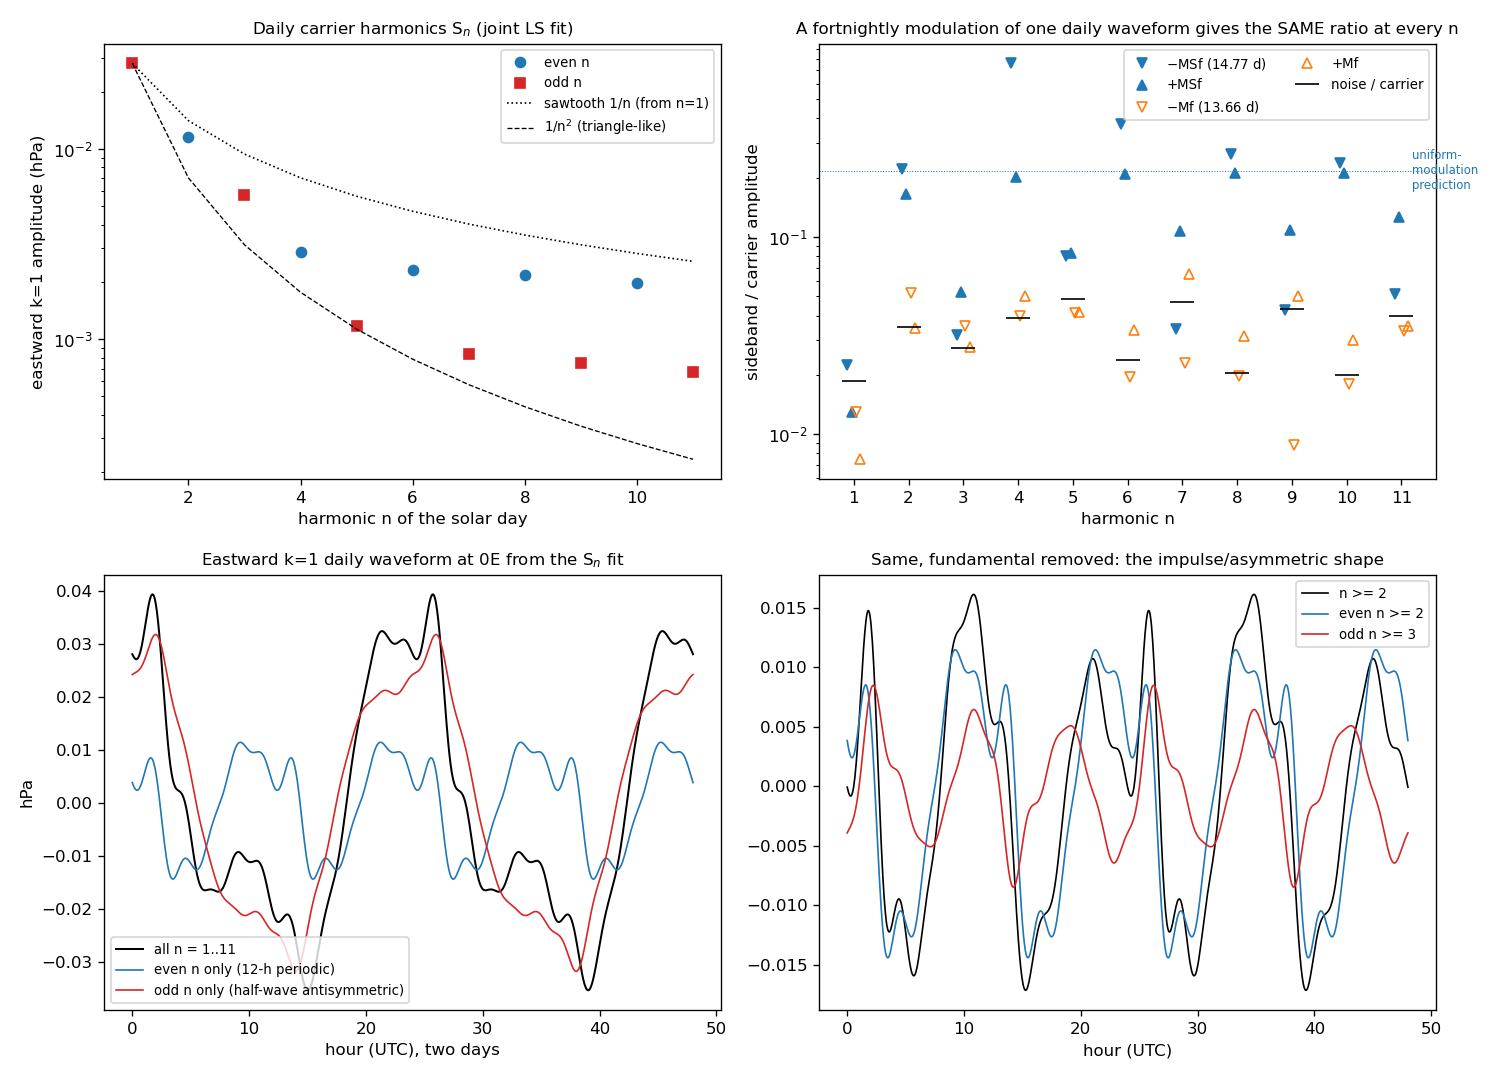

Write the Python code that produced this figure.
"""Test of the "asymmetric (sawtooth) daily carrier" reading of the even-harmonic sidebands (2026-10-26).
Claim (geoenergymath.com/the-just-so-story-narrative/): double sidebands at the 13.66 d fortnight appear only about
the EVEN harmonics of the daily tide, the daily waves having "an asymmetric sawtooth impulse character", perhaps
a "1/2 day (semi-diurnal) modulation".

If one daily waveform g(t) (harmonics S_n) is multiplied by a fortnightly factor (1 + m cos W t), every harmonic gets
the SAME pair of sidebands, each of relative amplitude m/2, odd or even, whatever the shape of g (sawtooth or not).
So the test is the sideband/carrier amplitude ratio as a function of n, and whether the two sidebands are equal.

Method: joint least-squares fit to the eastward k=1 coefficient c(t) (from wn1_spectrum.py, wn1_coef.npy) of complex
lines at S_n (n = 1..11), their annual/semiannual neighbours S_n +/- h, 2h, and the sidebands S_n +/- Mf and
S_n +/- MSf, plus O1/Q1/OO1. Noise per line = rms amplitude of single-frequency fits to the residual at 60 nearby
off-line frequencies.  Eastward wave amplitude = 2|a| (cos(lon - w t) gives c = e^{-i w t}/2).
Output  sideband_test.png, sideband_test.json"""
import json, os
import numpy as np
import matplotlib
matplotlib.use("Agg")
import matplotlib.pyplot as plt

HERE = os.path.dirname(os.path.abspath(__file__))
SR, HR, PR = 1 / 27.321582, 1 / 365.242199, 1 / 3232.6054     # moon, sun, lunar perigee (8.85 yr) rates, cpd
MF, MSF = 2 * SR, 2 * SR - 2 * HR
D = np.load(os.path.join(HERE, "wn1_coef.npy")); t = D[:, 0]; c = D[:, 1] + 1j * D[:, 2]
td = (t - t[0]) / 24.0; c = c - c.mean(); T = td[-1] - td[0]
print(f"{len(t)} hours, {T / 365.25:.1f} yr from {1970 + t[0] / 8766:.1f}")

lines = {}
for n in range(1, 12):
    lines[f"S{n}"] = n
    for k in (1, 2):
        lines[f"S{n}-{k}h"] = n - k * HR; lines[f"S{n}+{k}h"] = n + k * HR
    lines[f"S{n}-Mf"] = n - MF; lines[f"S{n}+Mf"] = n + MF; lines[f"S{n}-MSf"] = n - MSF; lines[f"S{n}+MSf"] = n + MSF
lines.update({"O1": 1 - 2 * SR + HR, "Q1": 1 - 3 * SR + HR + PR, "OO1": 1 + 2 * SR + HR})
names = list(lines); fr = np.array([lines[k] for k in names])
X = np.exp(-2j * np.pi * np.outer(td, fr))                      # eastward lines (negative numpy frequency)
a, *_ = np.linalg.lstsq(X, c, rcond=None); r = c - X @ a


def noise(f0):
    d = np.concatenate([np.linspace(-0.03, -0.008, 30), np.linspace(0.008, 0.03, 30)]); f = f0 + d
    f = f[np.min(np.abs(f[:, None] - fr[None, :]), axis=1) > 5 / T]
    E = np.exp(-2j * np.pi * np.outer(f, td)); return float(np.sqrt(np.mean(np.abs(E @ r / len(td)) ** 2)))


out = {}
for k, f0, ai in zip(names, fr, a):
    out[k] = {"cpd": float(f0), "amp_hPa": float(2 * abs(ai)), "phase_deg": float(np.degrees(np.angle(ai))),
              "noise_hPa": 2 * noise(f0)}
print(f"{'n':>2s} {'carrier hPa':>12s} | {'-MSf/car':>9s} {'+MSf/car':>9s} {'-Mf/car':>9s} {'+Mf/car':>9s} | sideband amp/noise  -MSf +MSf -Mf +Mf")
tab = []
for n in range(1, 12):
    C = out[f"S{n}"]["amp_hPa"]; row = [n, C]
    sb = [out[f"S{n}{s}"] for s in ("-MSf", "+MSf", "-Mf", "+Mf")]
    row += [s["amp_hPa"] / C for s in sb] + [s["amp_hPa"] / s["noise_hPa"] for s in sb] + [s["noise_hPa"] / C for s in sb]
    tab.append(row)
    print(f"{n:2d} {C:12.5f} | " + " ".join(f"{x:9.4f}" for x in row[2:6]) + " | " + " ".join(f"{x:5.1f}" for x in row[6:10]))
tab = np.array(tab)
for k in ("O1", "Q1", "OO1"):
    print(f"{k:4s} amp {out[k]['amp_hPa']:.5f} hPa, {out[k]['amp_hPa'] / out[k]['noise_hPa']:.1f} x noise")

# what a single fortnightly modulation of the whole daily waveform would predict: take the ratio measured at the
# best even harmonic and apply it to every carrier
odd = tab[0::2]; even = tab[1::2]
mE = np.median(even[:, 2:4]); pred = {int(n): float(mE * C) for n, C in tab[:, :2]}
summary = {"years": float(T / 365.25), "median_even_MSf_ratio": float(mE),
           "odd_MSf_ratio_median": float(np.median(odd[:, 2:4])),
           "odd_MSf_sidebands_predicted_by_uniform_modulation_hPa": {k: v for k, v in pred.items() if k % 2},
           "lower_over_upper_MSf_even_n": [float(x) for x in even[:, 2] / even[:, 3]],
           "even_power_fraction_of_carriers": float((tab[1::2, 1] ** 2).sum() / (tab[:, 1] ** 2).sum()),
           "lines": out}
json.dump(summary, open(os.path.join(HERE, "sideband_test.json"), "w"), indent=1)
print(f"median even-n MSf sideband/carrier = {mE:.3f}; odd-n = {summary['odd_MSf_ratio_median']:.4f}")
print("lower/upper MSf sideband ratio at n = 2,4,6,8,10:", np.round(even[:, 2] / even[:, 3], 2))

fig, ax = plt.subplots(2, 2, figsize=(12.5, 9))
n = tab[:, 0]; ev = n % 2 == 0
a0 = ax[0, 0]; a0.semilogy(n[ev], tab[ev, 1], "o", color="C0", label="even n"); a0.semilogy(n[~ev], tab[~ev, 1], "s", color="C3", label="odd n")
nn = np.arange(1, 12); a0.semilogy(nn, tab[0, 1] / nn, "k:", lw=1, label="sawtooth 1/n (from n=1)")
a0.semilogy(nn, tab[0, 1] / nn ** 2, "k--", lw=0.8, label="1/n$^2$ (triangle-like)")
a0.set_xlabel("harmonic n of the solar day"); a0.set_ylabel("eastward k=1 amplitude (hPa)"); a0.legend(fontsize=8)
a0.set_title("Daily carrier harmonics S$_n$ (joint LS fit)", fontsize=10)
a1 = ax[0, 1]
for j, (lab, mk, col) in enumerate((("$-$MSf (14.77 d)", "v", "C0"), ("+MSf", "^", "C0"), ("$-$Mf (13.66 d)", "v", "C1"), ("+Mf", "^", "C1"))):
    a1.semilogy(n + (j - 1.5) * 0.08, tab[:, 2 + j], mk, color=col, ms=6, mfc=col if j < 2 else "none", label=lab)
a1.semilogy(n, np.median(tab[:, 10:14], axis=1), "k_", ms=14, label="noise / carrier")
a1.axhline(mE, color="C0", lw=0.6, ls=":"); a1.text(11.2, mE, "uniform-\nmodulation\nprediction", fontsize=7, va="center", color="C0")
a1.set_xticks(nn); a1.set_xlabel("harmonic n"); a1.set_ylabel("sideband / carrier amplitude"); a1.legend(fontsize=8, ncol=2)
a1.set_title("A fortnightly modulation of one daily waveform gives the SAME ratio at every n", fontsize=10)
# reconstructed daily waveform at lon 0 from the carriers: p(t) = sum 2|a_n| cos(2 pi n t - phase)
tt = np.linspace(0, 2, 961); W = lambda sel: sum(out[f"S{k}"]["amp_hPa"] * np.cos(2 * np.pi * k * tt + np.radians(out[f"S{k}"]["phase_deg"])) for k in sel)
a2 = ax[1, 0]; a2.plot(tt * 24, W(range(1, 12)), "k", lw=1.2, label="all n = 1..11")
a2.plot(tt * 24, W(range(2, 12, 2)), "C0", lw=1, label="even n only (12-h periodic)"); a2.plot(tt * 24, W(range(1, 12, 2)), "C3", lw=1, label="odd n only (half-wave antisymmetric)")
a2.set_xlabel("hour (UTC), two days"); a2.set_ylabel("hPa"); a2.legend(fontsize=8); a2.set_title("Eastward k=1 daily waveform at 0E from the S$_n$ fit", fontsize=10)
a3 = ax[1, 1]; a3.plot(tt * 24, W(range(2, 12)), "k", lw=1, label="n >= 2"); a3.plot(tt * 24, W(range(2, 12, 2)), "C0", lw=1, label="even n >= 2")
a3.plot(tt * 24, W(range(3, 12, 2)), "C3", lw=1, label="odd n >= 3"); a3.legend(fontsize=8); a3.set_xlabel("hour (UTC)")
a3.set_title("Same, fundamental removed: the impulse/asymmetric shape", fontsize=10)
fig.tight_layout(); fig.savefig(os.path.join(HERE, "sideband_test.png"), dpi=120); print("wrote sideband_test.png")
